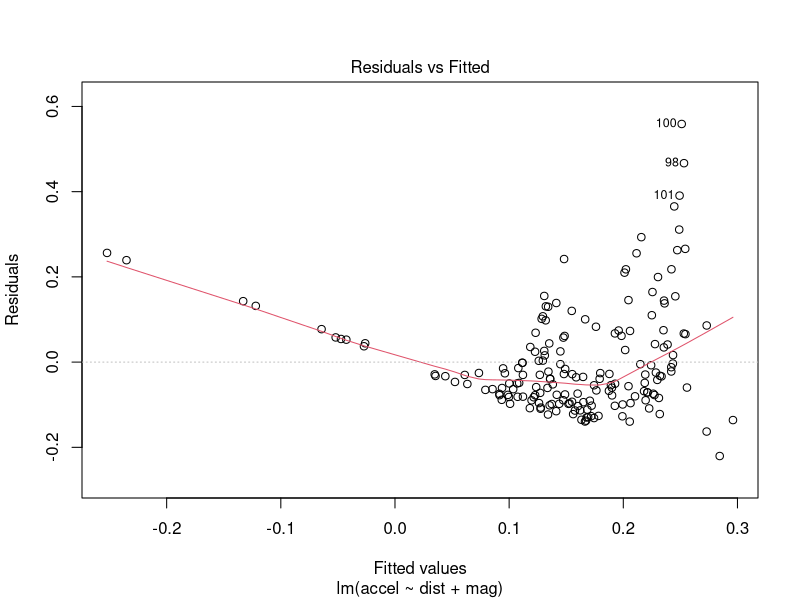
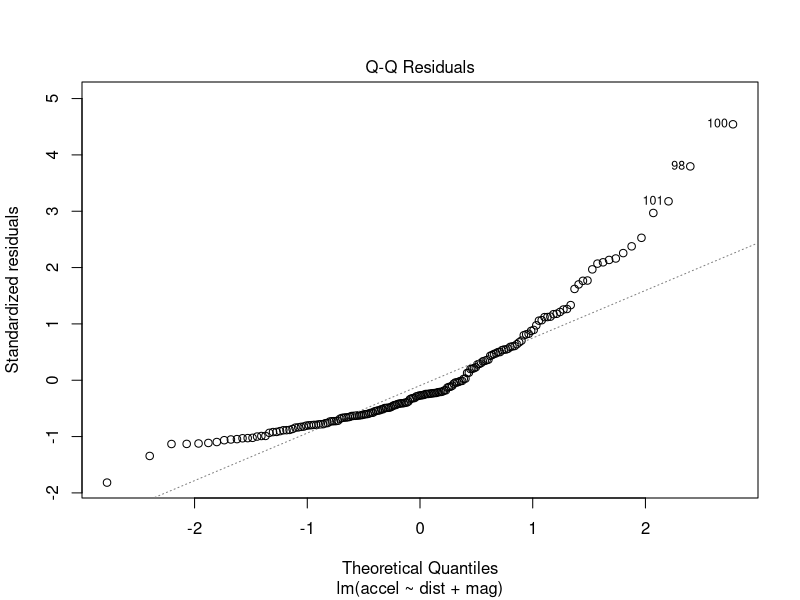
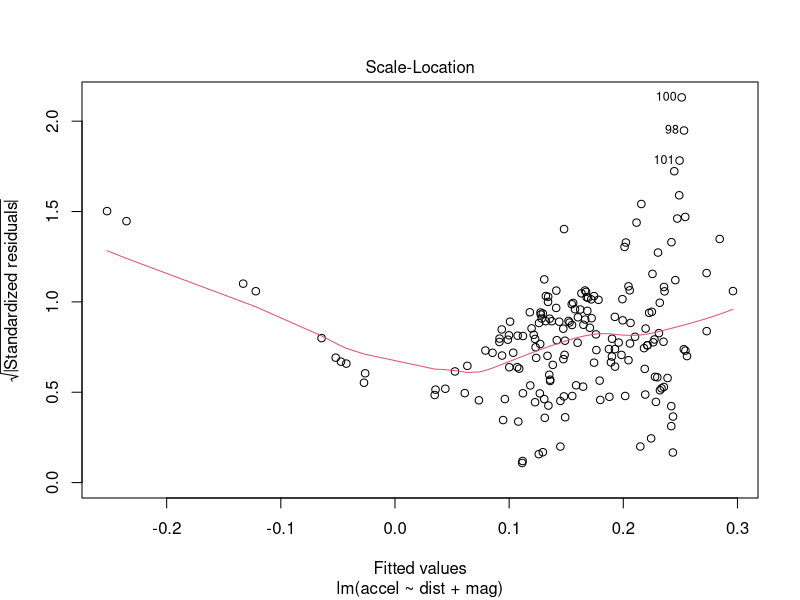
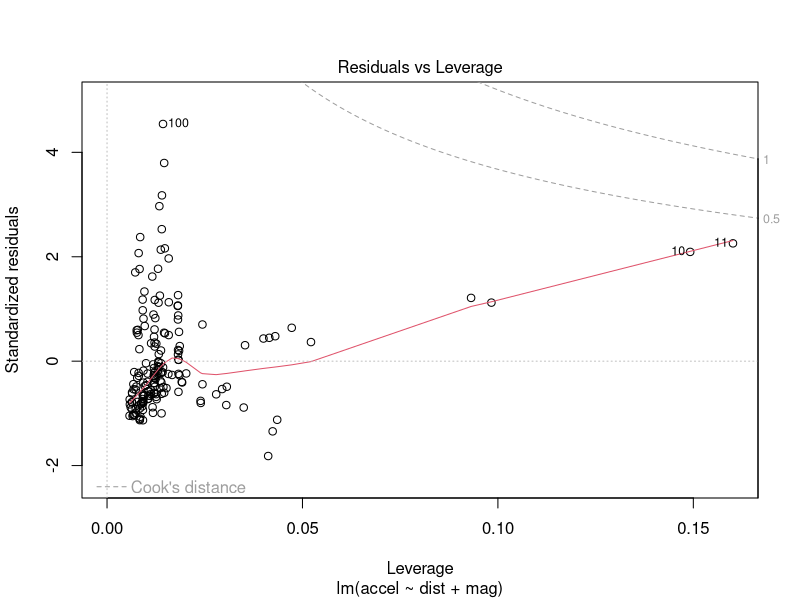
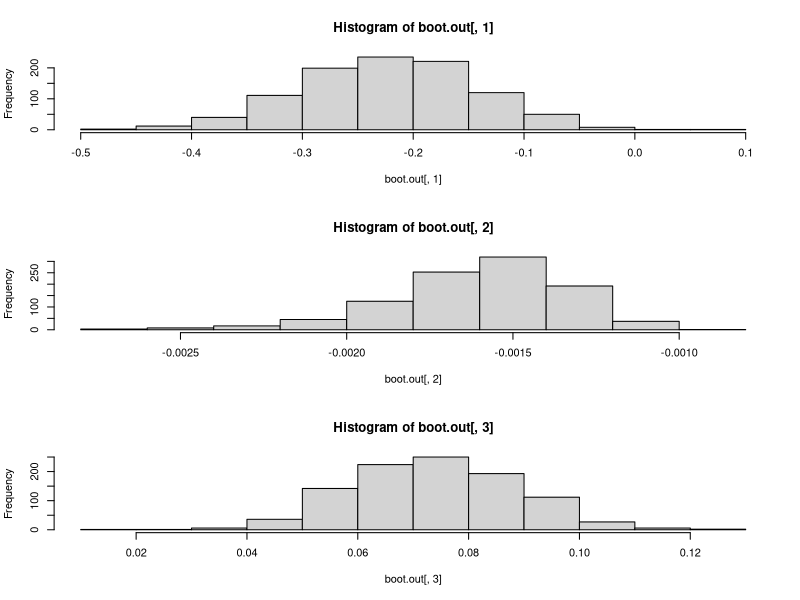

R code for these plots, in order:
## ---- chunk 1
knitr::opts_chunk$set(echo = TRUE)
## ---- chunk 2
#This dataset is available in R#

data("attenu")

dim(attenu)

attach(attenu)

head(attenu)

## ---- chunk 3

## Original dataset

lm0 = lm(accel ~ dist + mag , data = attenu)
summary(lm0)
plot(lm0)

# Replicating 1000 time the dataset 

index = seq(1,182,1)
index

boot.out=NULL


for(j in 1:1000)
{
  index.new = sample(index,182,replace=T)
  
  atte.new = attenu[index.new,]
  
  lm1 =lm(accel ~ dist + mag, data = atte.new)
  
  ##Collects coefficients
  
  boot.out=rbind(boot.out,coef(lm1))
}



##Plotting 

par(mfrow=c(3,1))

hist(boot.out[,1])
hist(boot.out[,2])
hist(boot.out[,3])


bt1=mean(boot.out[,1])
bt2=mean(boot.out[,2])
bt3=mean(boot.out[,3])

print(c(bt1,bt2,bt3))

##Original Coefficients

coef(lm0)

